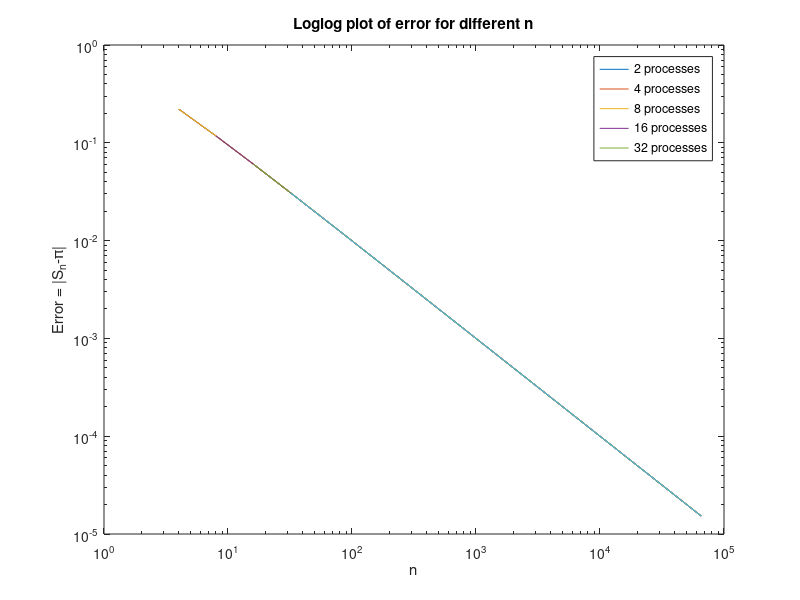
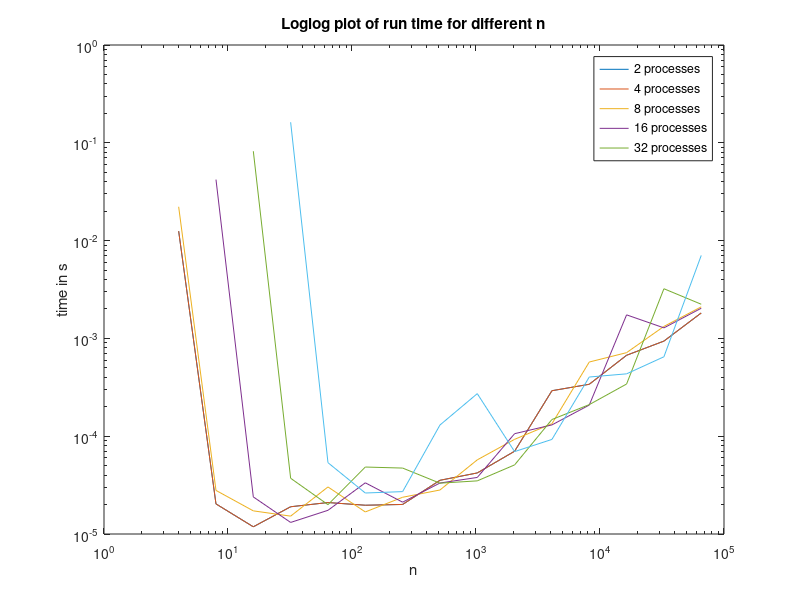

The MATLAB script that drew these images, in order:
% Reads from file
M2=dlmread('Data_2.txt');
M4=dlmread('Data_4.txt');
M8=dlmread('Data_8.txt');
M16=dlmread('Data_16.txt');
M32=dlmread('Data_32.txt');
%First column is different n
% n=M(:,1)';
% %Second column is error correspopnding to different n
% error2=M2(:,2)';
% error4=M4(:,2)';
% error8=M8(:,2)';
% error16=M16(:,2)';
% error32=M32(:,2)';
% %Third column is computational time corresponding to different n
% time2=M2(:,3)';
%time4=
% making n, time and the error vec for the different number of processes

n=M2(:,1)';
error=M2(:,2)';
figure(1)
 loglog(n,error)
hold on
for i =1:5
    p=2^i;
    M=eval(['M', num2str(p)]);
    n=M(:,1)';
    error=M(:,2)';           
    loglog(n,error)
end
title('Loglog plot of error for different n');
ylabel('Error = |S_{n}-\pi|')
xlabel('n')
legend('2 processes', '4 processes','8 processes','16 processes','32 processes')


n=M2(:,1)';
time=M2(:,3)';
figure(2)
loglog(n,time)
hold on
for i =1:5
    p=2^i;
    M=eval(['M', num2str(p)]);
    n=M(:,1)';
    error=M(:,2)';           
    time=M(:,3)';
    loglog(n,time)
end
title('Loglog plot of run time for different n');
ylabel('time in s')
xlabel('n')
legend('2 processes', '4 processes','8 processes','16 processes','32 processes')

